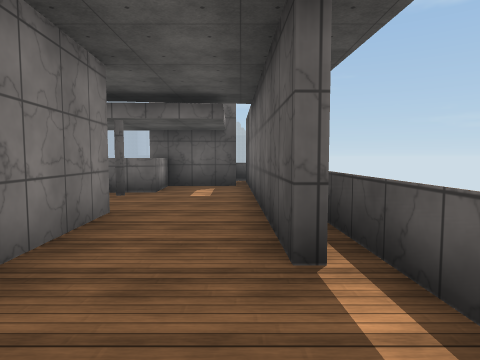
[1] (above)

13 first-person views from a walk through a Unity game level. The camera is 1.5 m above the floor, tilts 4° down and sees 75° across. The floor is counted in squares, 2 m on a side. Each view is taken from the middle of a square. On the plan, view 1 faces up. The plan holds only what a view shows up to about 10 squares ahead; the rest is blank. The place goes on beyond the plan. Surface patterns are stand-ins for the level's own textures.

[2]
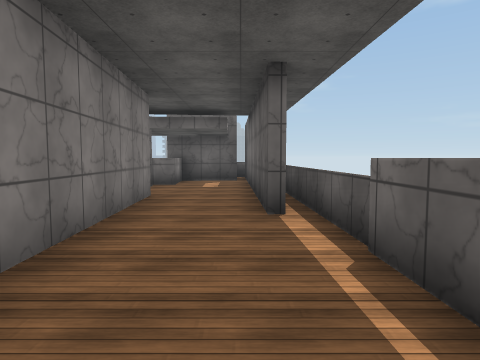

[3]
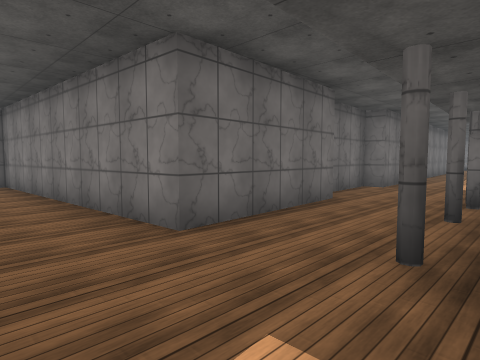

[4]
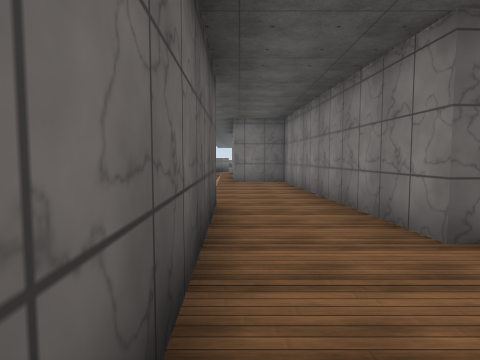

[5]
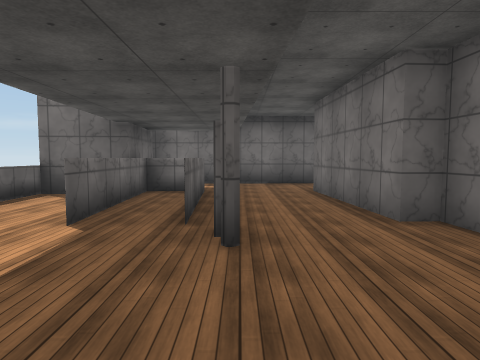

[6]
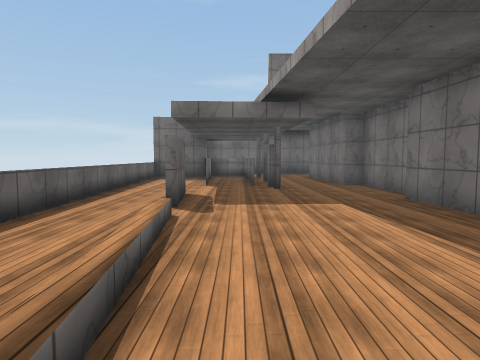

[7]
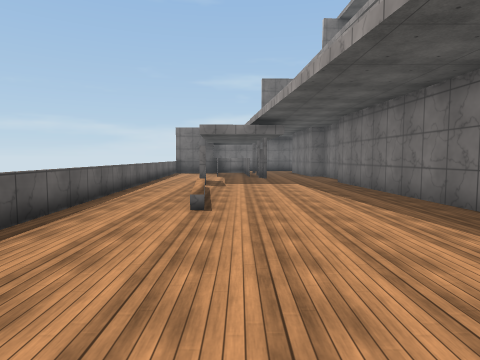

[8]
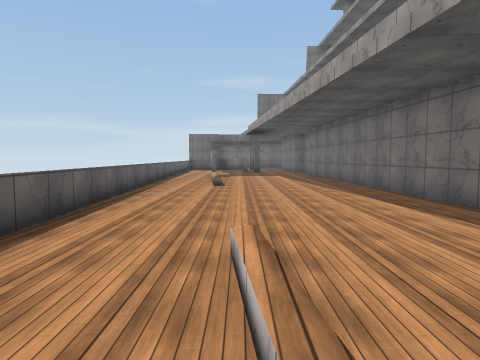

[9]
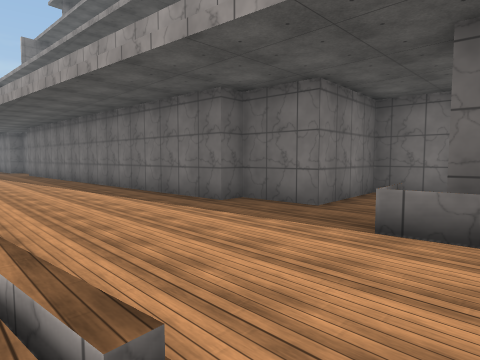

[10]
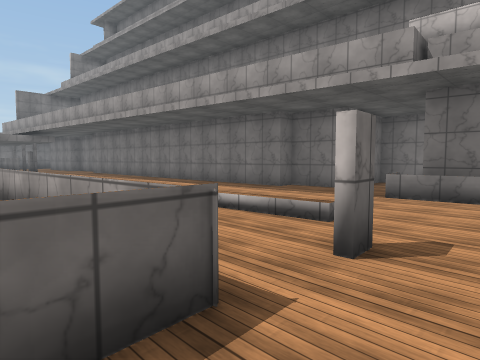

[11]
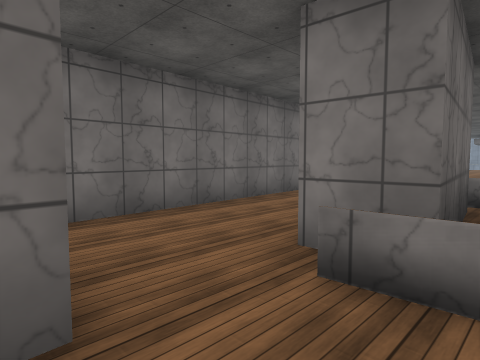

[12]
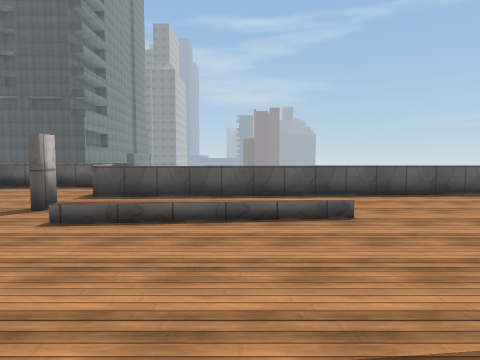

[13]
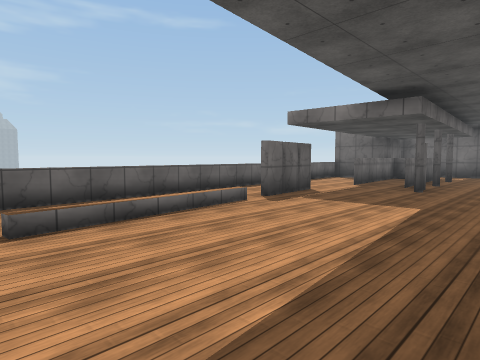

### Floor plan
Key: @ floor where view 1 was taken; # wall or solid block; x gap in a wall; . floor; / step, stairs or slope; = window, fence, low wall or low ledge.
Columns run from 25 left of view 1 to 1 right of it. Each row starts with its distance up from view 1.
 11 =#
 10 .##  #=================###
  9 .x====.................###
  8 ............////##..####.##
  7 ...///..............####..#
  6 ...................#......#
  5  .........................#
  4  ==...........###...####..#
  3 ###..########## #####  #..#
  2  ...##                 #..#
  1 ....#                  #..=
  0 #####                  #.@#
 -1                        #..#
 -2                        #..
 -3                        ###

Where each view was taken, in squares from view 1:
view 1: 0 up, 0 right, facing up
view 2: 2 down, 0 right, facing up
view 3: 7 up, 0 right, facing down-left
view 4: 7 up, 0 right, facing down
view 5: 6 up, 9 left, facing right
view 6: 7 up, 14 left, facing right
view 7: 7 up, 18 left, facing right
view 8: 7 up, 22 left, facing right
view 9: 7 up, 24 left, facing down-right
view 10: 10 up, 25 left, facing down-right
view 11: 4 up, 21 left, facing down-left
view 12: 3 up, 21 left, facing up
view 13: 4 up, 14 left, facing up-right
